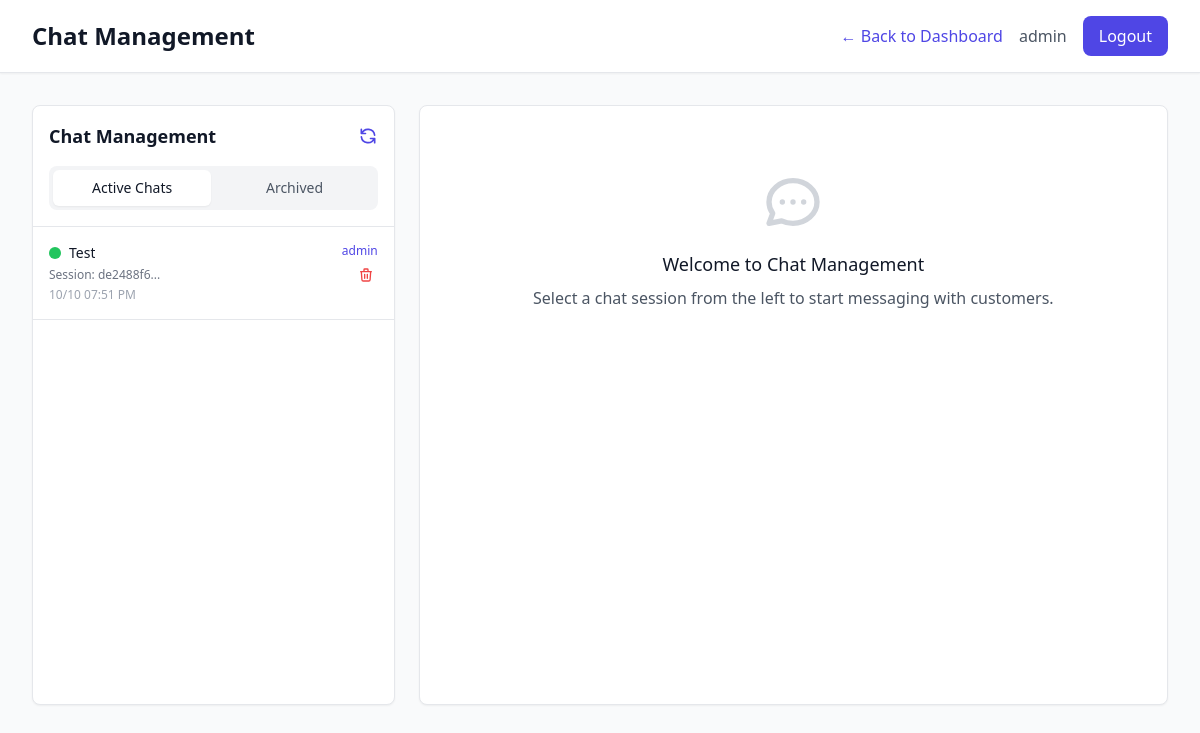
Page /admin/chat (signed in) on the committed database.
### models.py (models this page shows, shortened)
class ChatSession(db.Model):
    __tablename__ = 'chat_sessions'
    id = db.Column(db.Integer, primary_key=True)
    session_id = db.Column(db.String(100), unique=True, nullable=False)
    customer_name = db.Column(db.String(200))
    customer_email = db.Column(db.String(120))
    customer_phone = db.Column(db.String(20))
    vehicle_make = db.Column(db.String(50))
    vehicle_model = db.Column(db.String(50))
    vehicle_year = db.Column(db.Integer)
    service_description = db.Column(db.Text)  # What they want done
    status = db.Column(db.String(20), default='active')  # active, closed, archived
    assigned_admin_id = db.Column(db.Integer, db.ForeignKey('users.id'))
    ip_address = db.Column(db.String(45))
    user_agent = db.Column(db.String(500))
    last_activity = db.Column(db.DateTime, default=datetime.utcnow)
    created_at = db.Column(db.DateTime, default=datetime.utcnow)
    assigned_admin = db.relationship('User', backref='chat_sessions')

class User(db.Model):
    __tablename__ = 'users'
    id = db.Column(db.Integer, primary_key=True)
    username = db.Column(db.String(80), unique=True, nullable=False)
    email = db.Column(db.String(120), unique=True, nullable=False)
    password_hash = db.Column(db.String(255), nullable=False)
    role = db.Column(db.String(20), default='employee', nullable=False)
    is_active = db.Column(db.Boolean, default=True, nullable=False)
    created_at = db.Column(db.DateTime, default=datetime.utcnow)

### app.py (the view)
    def decorated_function(*args, **kwargs):
        if 'user_id' not in session:
            flash('Please log in to access this page.', 'warning')
            return redirect(url_for('login'))
        return f(*args, **kwargs)

### app.py (called while the page is built)
def login_required(f):
    def decorated_function(*args, **kwargs):
        if 'user_id' not in session:
            flash('Please log in to access this page.', 'warning')
            return redirect(url_for('login'))
        return f(*args, **kwargs)
    decorated_function.__name__ = f.__name__
    return decorated_function

@app.route('/admin/chat')
@login_required
def admin_chat():
    user = session.get('user', {})
    if user.get('role') not in ['admin', 'manager']:
        flash('Access denied. Admin privileges required.', 'error')
        return redirect(url_for('home'))
    try:
        chat_sessions = ChatSession.query.filter_by(status='active')\
                                        .order_by(ChatSession.last_activity.desc())\
                                        .all()
        return render_template('admin/chat.html', chat_sessions=chat_sessions)
    except Exception as e:
        logger.error(f"Admin chat error: {e}")
        flash('Error loading chat interface', 'error')
        return render_template('admin/chat.html', chat_sessions=[])

### templates/admin/chat.html (shortened to what this page needs)
<!DOCTYPE html>
<html lang="en">
<head>
    <script src="https://cdn.tailwindcss.com"></script>
</head>
<body class="bg-gray-50">
    <div class="min-h-screen">
        <header class="bg-white shadow-sm border-b">
            <div class="max-w-7xl mx-auto px-4 sm:px-6 lg:px-8">
                <div class="flex justify-between items-center py-4">
                    <div class="flex items-center">
                        <h1 class="text-2xl font-bold text-gray-900">Chat Management</h1>
                    </div>
                    <div class="flex items-center space-x-4">
                        <a href="/admin/dashboard" class="text-bluez-600 hover:text-bluez-800 font-medium">← Back to Dashboard</a>
                        <span class="text-gray-600">{{ session.user.username }}</span>
                        <a href="/logout" class="bg-bluez-600 text-white px-4 py-2 rounded-lg hover:bg-bluez-700 transition-colors">Logout</a>
                    </div>
                </div>
            </div>
        </header>
        <div class="max-w-7xl mx-auto px-4 sm:px-6 lg:px-8 py-8">
            <div class="grid grid-cols-1 lg:grid-cols-3 gap-6 h-[calc(100vh-200px)]">
                <div class="lg:col-span-1">
                    <div class="bg-white rounded-lg shadow-sm border h-full flex flex-col">
                        <div class="p-4 border-b">
                            <div class="flex items-center justify-between mb-4">
                                <h2 class="text-lg font-semibold text-gray-900">Chat Management</h2>
                                <button onclick="refreshSessions()" class="text-bluez-600 hover:text-bluez-800">
                                    <svg class="w-5 h-5" fill="none" stroke="currentColor" viewBox="0 0 24 24">
                                        <path stroke-linecap="round" stroke-linejoin="round" stroke-width="2" d="M4 4v5h.582m15.356 2A8.001 8.001 0 004.582 9m0 0H9m11 11v-5h-.581m0 0a8.003 8.003 0 01-15.357-2m15.357 2H15"/>
                                    </svg>
                                </button>
                            </div>
                            <div class="flex space-x-1 bg-gray-100 p-1 rounded-lg">
                                <button
                                    onclick="switchTab('active')"
                                    id="activeTab"
                                    class="flex-1 py-2 px-3 text-sm font-medium rounded-md transition-colors bg-white text-gray-900 shadow-sm"
                                >
                                    Active Chats
                                </button>
                                <button
                                    onclick="switchTab('archived')"
                                    id="archivedTab"
                                    class="flex-1 py-2 px-3 text-sm font-medium rounded-md transition-colors text-gray-600 hover:text-gray-900"
                                >
                                    Archived
                                </button>
                            </div>
                        </div>
                        <div class="flex-1 overflow-y-auto" id="sessionsList">
                            {% if chat_sessions %}
                                {% for session in chat_sessions %}
                                <div class="chat-session-item p-4 border-b cursor-pointer"
                                     onclick="selectSession('{{ session.session_id }}', this)"
                                     data-session-id="{{ session.session_id }}">
                                    <div class="flex items-start justify-between">
                                        <div class="flex-1 min-w-0">
                                            <div class="flex items-center space-x-2">
                                                <div class="w-3 h-3 bg-green-500 rounded-full"></div>
                                                <h3 class="text-sm font-medium text-gray-900 truncate">
                                                    {{ session.customer_name or 'Anonymous Customer' }}
                                                </h3>
                                            </div>
                                            <p class="text-xs text-gray-500 mt-1">
                                                Session: {{ session.session_id[:8] }}...
                                            </p>
                                            <p class="text-xs text-gray-400 mt-1">
                                                {{ session.last_activity.strftime('%m/%d %I:%M %p') if session.last_activity }}
                                            </p>
                                        </div>
                                        <div class="flex flex-col items-end space-y-1">
                                            {% if session.assigned_admin %}
                                            <span class="text-xs text-bluez-600 font-medium">{{ session.assigned_admin.username }}</span>
                                            {% endif %}
                                            <button
                                                onclick="event.stopPropagation(); deleteChat('{{ session.session_id }}', this)"
                                                class="text-red-500 hover:text-red-700 text-xs p-1 rounded hover:bg-red-50 transition-colors"
                                                title="Archive Chat"
                                            >
                                                <svg class="w-4 h-4" fill="none" stroke="currentColor" viewBox="0 0 24 24">
                                                    <path stroke-linecap="round" stroke-linejoin="round" stroke-width="2" d="M19 7l-.867 12.142A2 2 0 0116.138 21H7.862a2 2 0 01-1.995-1.858L5 7m5 4v6m4-6v6m1-10V4a1 1 0 00-1-1h-4a1 1 0 00-1 1v3M4 7h16"/>
                                                </svg>
                                            </button>
                                        </div>
                                    </div>
                                </div>
                                {% endfor %}
                            {% endif %}
                        </div>
                    </div>
                </div>
                <div class="lg:col-span-2">
                    <div class="bg-white rounded-lg shadow-sm border h-full flex flex-col">
                        <div class="flex-1 overflow-y-auto p-4 space-y-4 chat-messages" id="messagesContainer">
                            <div class="text-center text-gray-500 py-12">
                                <h3 class="text-lg font-medium text-gray-900 mb-2">Welcome to Chat Management</h3>
                                <p class="text-gray-600">Select a chat session from the left to start messaging with customers.</p>
                            </div>
                        </div>
                    </div>
                </div>
            </div>
        </div>
    </div>
</body>
</html>

### templates/admin/chat.html (style rules this page uses)
.chat-messages { max-height: 400px; overflow-y: auto; }
.chat-session-item { transition: all 0.2s ease; }

### rows in the picture
ChatSession: customer_name "Test", session_id "de2488f6", last_activity "10/10 07:51 PM", assigned_admin.username "admin"

### other values in the picture
{{ session.user.username }} "admin"
